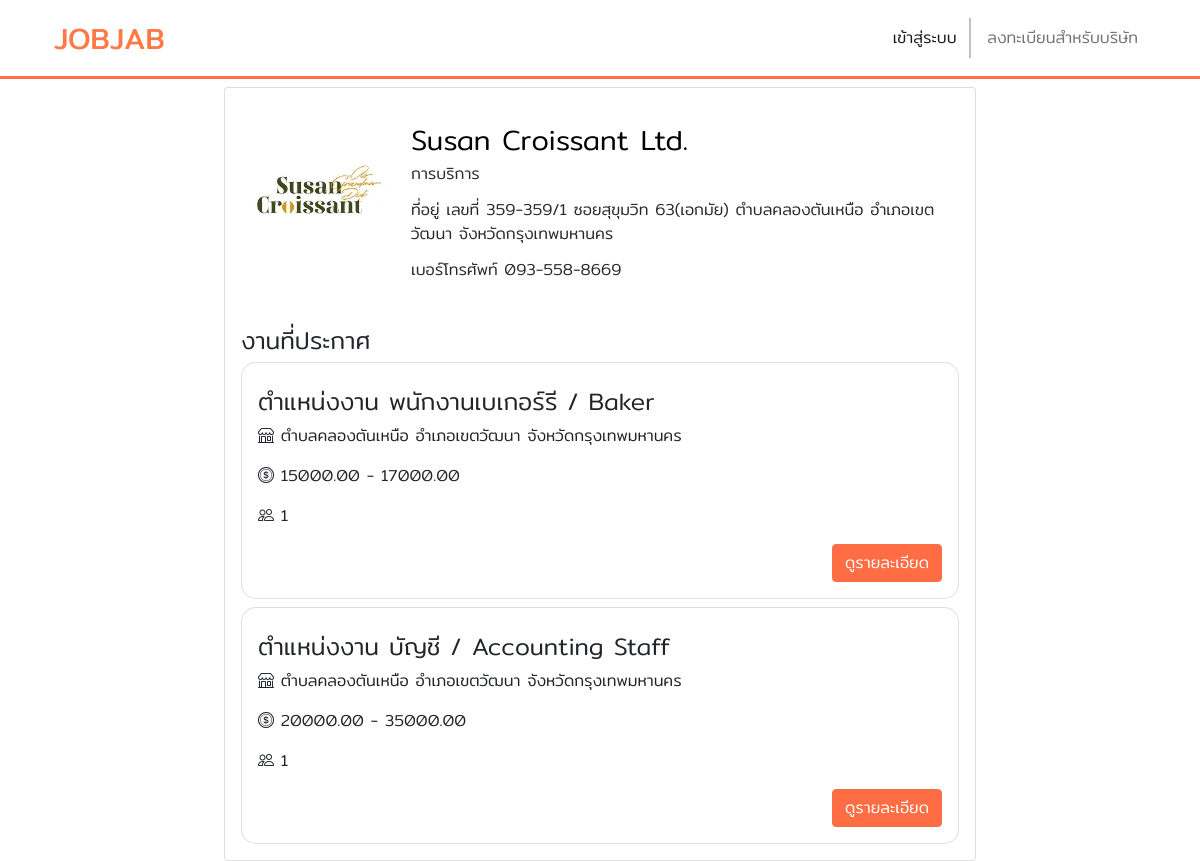
The page /user/profile_p.php?id=20 on the database its author committed.
### tables this page shows
CREATE TABLE `job_posts` (
  `post_id` int(11) NOT NULL,
  `position` varchar(255) NOT NULL,
  `type_id` int(11) NOT NULL,
  `provinces_id` int(11) NOT NULL,
  `amphures_id` int(11) NOT NULL,
  `tambon_id` int(11) NOT NULL,
  `zip_code` int(11) NOT NULL,
  `salary_from` decimal(10,2) NOT NULL,
  `salary_to` decimal(10,2) NOT NULL,
  `job_details` text NOT NULL,
  `qualifications` text NOT NULL,
  `application_method` text NOT NULL,
  `benefits` text NOT NULL,
  `user_id` int(11) NOT NULL,
  `people` int(111) NOT NULL
);

CREATE TABLE `users` (
  `id` int(11) NOT NULL,
  `username` varchar(255) NOT NULL,
  `email` varchar(255) NOT NULL,
  `password` varchar(255) NOT NULL,
  `cpassword` varchar(255) NOT NULL,
  `role` enum('user','admin') DEFAULT 'user',
  `address` varchar(255) NOT NULL,
  `number` text NOT NULL,
  `img` varchar(255) NOT NULL,
  `type_id` int(11) NOT NULL,
  `provinces_id` int(11) NOT NULL,
  `amphures_id` int(11) NOT NULL,
  `tambon_id` int(11) NOT NULL,
  `zip_code` int(11) NOT NULL,
  `post_id` int(11) DEFAULT NULL
);

CREATE TABLE `type` (
  `type_id` int(11) NOT NULL,
  `type_name` varchar(255) NOT NULL
);

CREATE TABLE `thai_tambons` (
  `tambon_id` int(11) NOT NULL,
  `zip_code` int(11) NOT NULL,
  `tambon_name` varchar(150) NOT NULL,
  `amphures_id` int(11) NOT NULL
);

CREATE TABLE `thai_amphures` (
  `amphures_id` int(11) NOT NULL,
  `amphures_name` varchar(150) NOT NULL,
  `province_id` int(11) NOT NULL
);

CREATE TABLE `thai_provinces` (
  `provinces_id` int(11) NOT NULL,
  `provinces_name` varchar(150) NOT NULL
);

### user/profile_p.php (the view, shortened to what this page needs)
<?php
include '../control/index.php';
include '../view/navbar.php';
require_once '../config/db.php';
if (isset($_GET['id'])) {
    $user_id = $_GET['id'];
    $sql = "SELECT job_posts.*, users.address,users.img,users.username, users.email, users.number, users.img, type.type_name, thai_tambons.tambon_name, thai_amphures.amphures_name, thai_provinces.provinces_name
            FROM job_posts
            JOIN type ON job_posts.type_id = type.type_id
            JOIN thai_tambons ON job_posts.tambon_id = thai_tambons.tambon_id
            JOIN thai_amphures ON job_posts.amphures_id = thai_amphures.amphures_id
            JOIN users ON job_posts.user_id = users.id
            JOIN thai_provinces ON job_posts.provinces_id = thai_provinces.provinces_id
            WHERE job_posts.user_id = ?";
    $stmt = $conn->prepare($sql);
    $stmt->bind_param("i", $user_id);
    $stmt->execute();
    $result = $stmt->get_result();
    if ($result !== false) {
        while ($row = $result->fetch_assoc()) {
            ?>
            <div class="container col-md-8 mx-auto mt-2">
                <div class="card">
                    <div class="card-body">
                        <div class="row">
                            <div class="card-body ">
                                <div class="d-flex text-black">
                                    <div class="flex-shrink-0">
                                        <img src="<?= isset($row['img']) ? '../img/' . $row['img'] : '../img/default.png' ?>"
                                            alt="Generic placeholder image" class="img-fluid"
                                            style="width: 150px; border-radius: 10px;">
                                    </div>
                                    <div class="flex-grow-1 ms-3 mt-1">
                                        <h3 class="mb-1"><?php echo $row['username']; ?></h3>
                                        <p class="mb-2 pb-1" style="color: #2b2a2a;"><?php echo $row['type_name']; ?></p>
                                        <p class="mb-2 pb-1" style="color: #2b2a2a;">ที่อยู่ </i> <?php echo $row['address']; ?> ตำบล<?php echo $row['tambon_name']; ?>
                                        อำเภอ<?php echo $row['amphures_name']; ?> จังหวัด<?php echo $row['provinces_name']; ?> </p>
                                        <p class="mb-2 pb-1" style="color: #2b2a2a;">เบอร์โทรศัพท์ <?php echo $row['number']; ?></p>
                                    </div>
                                </div>
                            </div>
                        </div>
                        <h4 class="mt-3">งานที่ประกาศ</h4>
                        <?php
if (isset($_GET['id'])) {
    $user_id = $_GET['id'];
    $sql = "SELECT job_posts.*, users.address,users.img,users.username, users.email, users.number, users.img, type.type_name, thai_tambons.tambon_name, thai_amphures.amphures_name, thai_provinces.provinces_name
            FROM job_posts
            JOIN type ON job_posts.type_id = type.type_id
            JOIN thai_tambons ON job_posts.tambon_id = thai_tambons.tambon_id
            JOIN thai_amphures ON job_posts.amphures_id = thai_amphures.amphures_id
            JOIN users ON job_posts.user_id = users.id
            JOIN thai_provinces ON job_posts.provinces_id = thai_provinces.provinces_id
            WHERE job_posts.user_id = ?";
    $stmt = $conn->prepare($sql);
    $stmt->bind_param("i", $user_id);
    $stmt->execute();
    $result = $stmt->get_result();
    if ($result !== false) {
        while ($row = $result->fetch_assoc()) {
            ?>
            <div class="card mt-2" style="border-radius: 15px;">
                <div class="card-body">
                    <div class="d-flex justify-content-between align-items-center">
                        <h4 class="card-title mb-0 py-2">ตำแหน่งงาน <?php echo $row['position']; ?></h4>
                    </div>
                    <div class="row g-0">
                        <p class="col-sm-6 col-md-12 "><i class="bi bi-shop"></i> ตำบล<?php echo $row['tambon_name']; ?>
                            อำเภอ<?php echo $row['amphures_name']; ?> จังหวัด<?php echo $row['provinces_name']; ?></p>
                        <p class="col-6 col-md-12"><i class="bi bi-coin"></i> <?php echo $row['salary_from']; ?> -
                            <?php echo $row['salary_to']; ?></p>
                        <p class="col-6 col-md-12"><i class="bi bi-people"></i> <?php echo $row['people']; ?></p>
                    </div>
                    <div class="d-grid gap-2 d-md-flex justify-content-md-end">
                        <a href="post.php?id=<?php echo $row['post_id']; ?>" class="btn btn-primary custom-btn" type="button">ดูรายละเอียด</a>
                    </div>
                </div>
            </div>
            <?php
        }
    } else {
        echo "Error: " . $stmt->error;
    }
} else {
    echo "ไม่ได้ระบุ ID ของผู้ใช้";
}
?>
                    </div>
                </div>
            </div>
        <?php
        }
    } else {
        echo "Error: " . $stmt->error;
    }
} else {
    echo "ไม่ได้ระบุ ID ของผู้ใช้";
}
?>

### control/index.php (style rules this page uses)
body { font-family: 'Mitr', sans-serif; }
.card { overflow: hidden; }
.card img { width: 100%; height: auto; object-fit: cover; }
.custom-btn { background-color: #FE6D43; border-color: #FE6D43; }

### rows shown on the page
job_posts: user.img (picture), user.username "Susan Croissant Ltd.", type.type_name "การบริการ", user.address "เลขที่ 359-359/1 ซอยสุขุมวิท 63(เอกมัย)", tambon.tambon_name "คลองตันเหนือ", amphures.amphures_name "เขตวัฒนา", provinces.provinces_name "กรุงเทพมหานคร", user.number "093-558-8669", position "พนักงานเบเกอร์รี / Baker", salary_from "15000.00", salary_to "17000.00", people "1"
job_posts: position "บัญชี / Accounting Staff", tambon.tambon_name "คลองตันเหนือ", amphures.amphures_name "เขตวัฒนา", provinces.provinces_name "กรุงเทพมหานคร", salary_from "20000.00", salary_to "35000.00", people "1"
